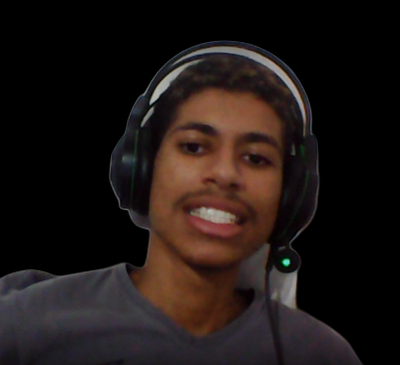
#> input picture result.png, 400 x 365 px
$ python resultcontorn.py
#> lines starting #> are read from the running program, lines starting #| are printed output that depends on the picture; after the words box and inside, x2 and y2 are one past the last pixel; in counts of white or black regions, pixels touching at a corner belong together
from cgitb import grey
import cv2
import matplotlib.pyplot as plt
import numpy as np

# *_, alpha = cv2.split(image)
image = cv2.imread("result.png", cv2.IMREAD_UNCHANGED)
#> image is the input picture: shape (365, 400, 4); mean B, G, R, A 20.5, 22.7, 31.1, 119.9

gray = cv2.cvtColor(image, cv2.COLOR_RGBA2GRAY)
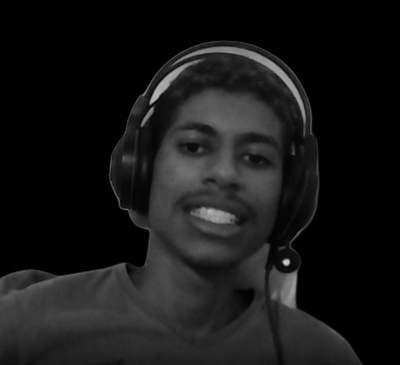
#> gray: shape (365, 400); min 0, max 206, mean 23
cv2.imwrite("AGORA.png", gray)
_, binary = cv2.threshold(gray, 0, 255, cv2.THRESH_BINARY_INV)
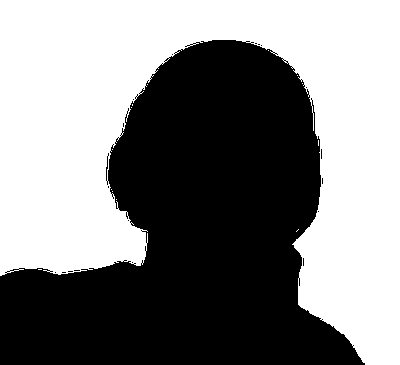
#> binary: shape (365, 400); 51.7% white; 19 black regions (18 under 20 px)
contours, hierarchy = cv2.findContours(binary, cv2.RETR_TREE, cv2.CHAIN_APPROX_SIMPLE)
#> contours = 84 contours, 81 with area under 20; largest, box (x1, y1, x2, y2) and area: (0, 0, 400, 365) 74556, (105, 155, 109, 182) 52, (320, 148, 323, 160) 20
image = cv2.drawContours(image, contours, -1, (255, 255, 0, 255), 5)
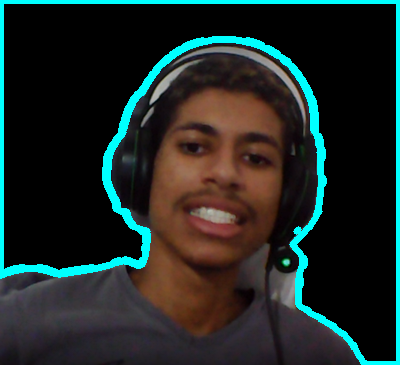
#> image: shape (365, 400, 4); 7.64% of pixels changed, all inside (x1, y1, x2, y2) = (0, 0, 400, 365)
img_gray = image[:, :, 3]
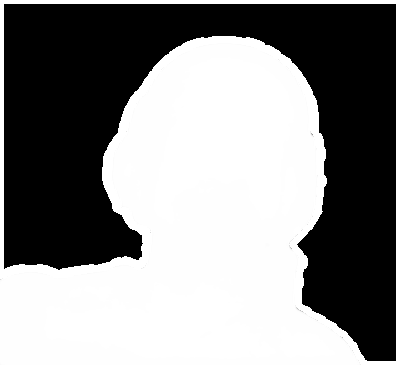
#> img_gray: shape (365, 400); min 0, max 255, mean 137.1
plt.axis('off')
plt.imshow(img_gray, cmap='gray', vmin=0, vmax=255)
plt.savefig("ztoma.png", bbox_inches='tight', pad_inches=0)
plt.imshow(image)
plt.savefig("result_out.png", bbox_inches='tight', pad_inches=0)
#> figure, not shown here; B, G, R data is drawn as R, G, B


# dst = cv2.merge((gray, gray, gray, alpha))
# cv2.imwrite("zz.png", dst)

plt.axis('off')
plt.imshow(image)
plt.savefig("result_out.png", bbox_inches='tight', pad_inches=0)
#> figure, not shown here; B, G, R data is drawn as R, G, B
